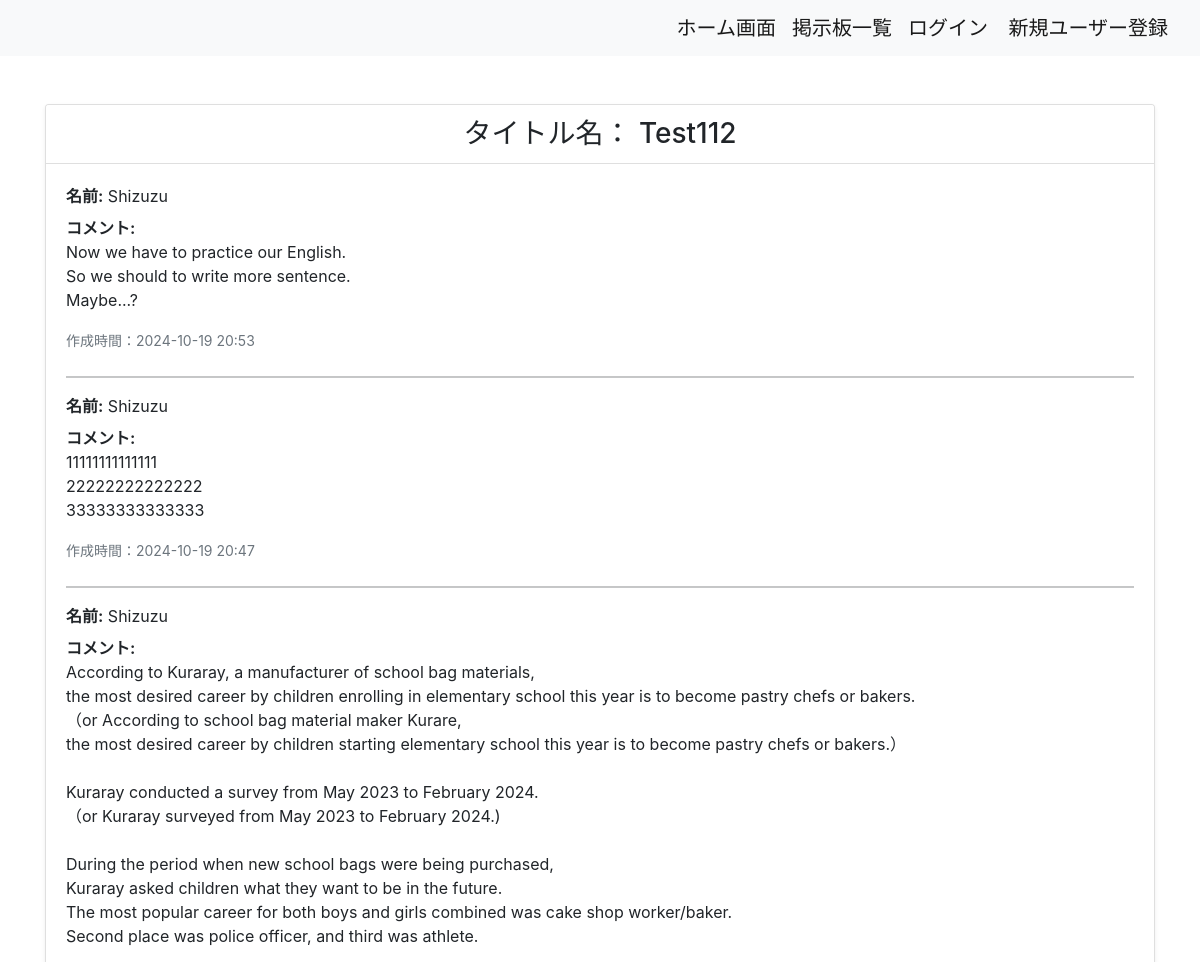
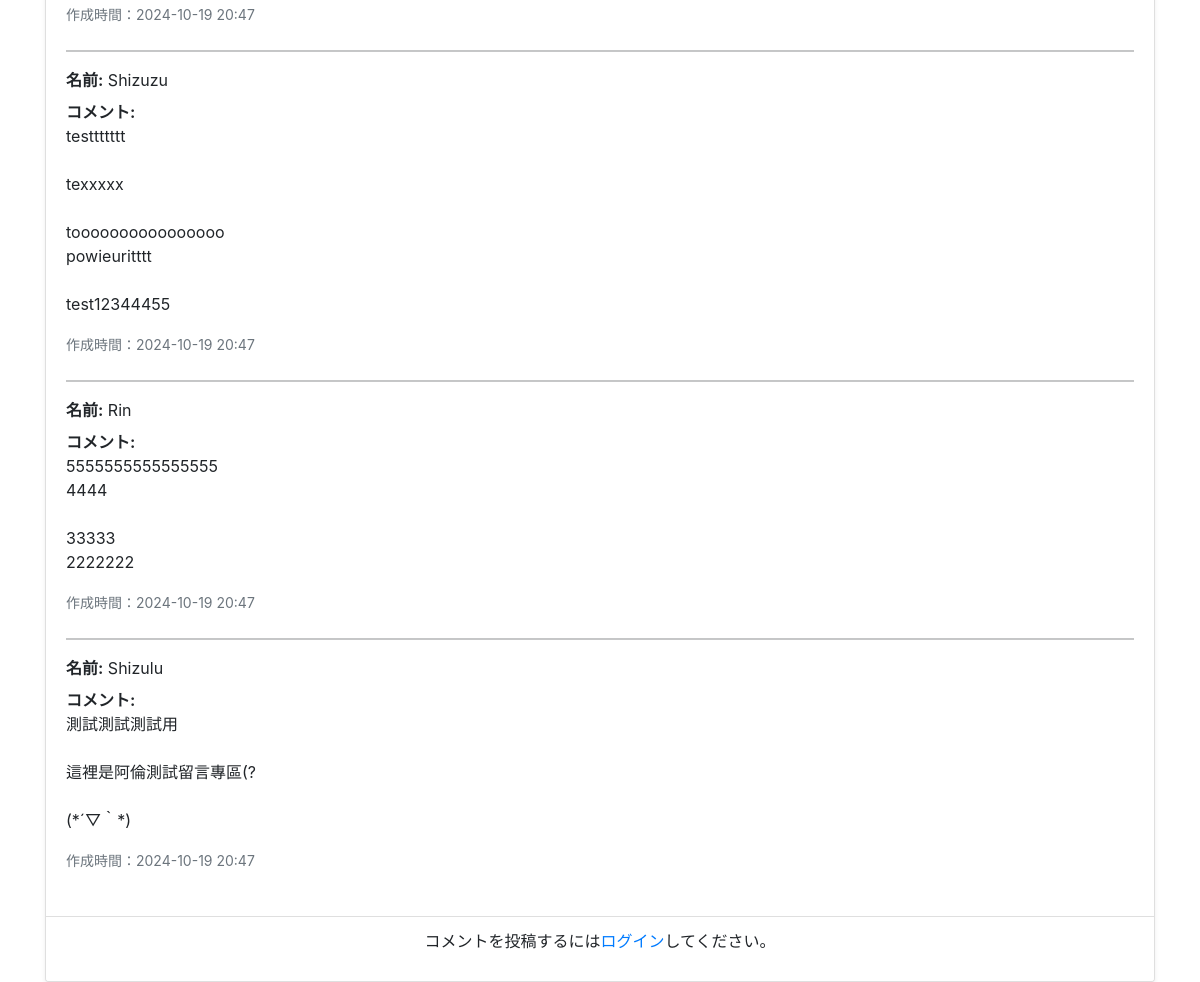
The app's page /boards/theme/2 with its own data (2 pictures, top to bottom).
### boards/models.py (models this page shows)
class Themes(models.Model):
    title = models.CharField(max_length=255)
    user = models.ForeignKey(
        'accounts.Users', on_delete=models.CASCADE
    )
    created_at = models.DateTimeField(auto_now_add=True)
    objects = ThemeManager()
    class Meta:
        db_table = 'themes'

class Comments(models.Model):
    comment = models.CharField(max_length=1000)
    user = models.ForeignKey(
        'accounts.Users', on_delete=models.CASCADE
    )
    theme = models.ForeignKey(
        'Themes', on_delete=models.CASCADE
    )
    created_at = models.DateTimeField(auto_now_add=True)
    objects = CommentManager()
    class Meta:
        db_table = 'comments'
        ordering = ['-created_at']

### accounts/models.py (models this page shows, shortened)
class Users(AbstractBaseUser, PermissionsMixin):
    usname = models.CharField(max_length=100)
    email = models.EmailField(max_length=200, unique=True)
    is_active = models.BooleanField(default=True)
    is_staff = models.BooleanField(default=False)
    picture = models.FileField(null=True, upload_to='picture/')
    USERNAME_FIELD = 'email'
    REQUIRED_FIELDS = ['usname']
    objects = UserManager()
    class Meta:
        db_table = 'users'

### boards/views.py (the view)
# urls.py: path('theme/<int:theme_id>', views.view_comments, name='view_comments'),
def view_comments(request, theme_id):
    theme = get_object_or_404(Themes, id=theme_id)
    comments = Comments.objects.fetch_by_theme_id(theme_id).order_by('-created_at')
    paginator = Paginator(comments, 10)  # 每頁顯示10條評論
    page_number = request.GET.get('page')
    comments = paginator.get_page(page_number)
    post_comment_form = forms.PostCommentForm()
    return render(
        request, 'boards/post_comments.html', context={
            'post_comment_form': post_comment_form,
            'theme': theme,
            'comments': comments,
        }
    )

### boards/models.py (called while the page is built)
    def fetch_by_theme_id(self, theme_id):
        return self.filter(theme_id=theme_id).order_by('id').all()

### templates/boards/post_comments.html (shortened to what this page needs)
{% extends 'base.html' %}
{% block content %}
<div class="container mt-5">
    <div class="card shadow-sm">
        <div class="card-header bg-white">
            <h3 class="mb-0 text-center">タイトル名： {{ theme.title }}</h3>
        </div>
        <div class="card-body">
            {% for comment in comments %}
                <div class="comment-item mb-4">
                    <div class="comment-header mb-2">
                        <strong style="font-size: 16px;">名前:</strong>
                        <span style="font-size: 16px;">{{ comment.user.usname }}<span>
                    </div>
                    <div class="comment-content">
                        <strong style="font-size: 16px;">コメント:</strong>
                        <p class="comment-text" style="font-size: 16px;"> {{ comment.comment|linebreaksbr }}</p>
                    </div>
                    <div class="comment-meta">
                        <small style="font-size: 14px;" class="text-muted">作成時間：{{ comment.created_at|date:"Y-m-d H:i" }}</small>
                    </div>
                </div>
                {% if not forloop.last %}<hr>{% endif %}
            {% empty %}
                <p class="text-muted text-center">まだコメントがありません。</p>
            {% endfor %}
        </div>
        {% if user.is_authenticated %}
            <div class="card-footer bg-white">
                <form method="POST" action="{% url 'boards:post_comment' theme.id %}">
                    {% csrf_token %}
                    {{ post_comment_form }}
                    <button type="submit" class="btn btn-primary">コメント送信</button>
                    <a href="{% url 'boards:list_themes' %}" class="btn btn-secondary">戻る</a>
                </form>
            </div>
        {% else %}
            <div class="card-footer bg-white text-center">
                <p>コメントを投稿するには<a href="{% url 'accounts:us_login' %}">ログイン</a>してください。</p>
            </div>
        {% endif %}
    </div>
</div>
{% endblock %}

### templates/base.html (style rules this page uses)
.card { box-shadow: 0 0.5rem 1rem rgba(0, 0, 0, 0.15); }

### records on screen
Themes: title "Test112"
Comments: user.usname "Shizuzu", comment "Now we have to practice our English. So we should to write more sentence. Maybe...?", created_at "2024-10-19 20:53"
Comments: user.usname "Shizuzu", comment "11111111111111 22222222222222 33333333333333", created_at "2024-10-19 20:47"
Comments: user.usname "Shizuzu", comment "According to Kuraray, a manufacturer of school bag materials, the most desired career by children enrolling in elementary school this year is to become pastry chefs or bakers. （or According to school bag material maker Kurare, the most desired career by children starting elementary school this year is to become pastry chefs or bakers.） Kuraray conducted a survey from May 2023 to February 2024. （or Kuraray surveyed from May 2023 to February 2024.) During the period when new school bags were being purchased, Kuraray asked children what they want to be in the future. The most popular career for both boys and girls combined was cake shop worker/baker. Second place was police officer, and third…", created_at "2024-10-19 20:47"
Comments: user.usname "Shizuzu", comment "testtttttt texxxxx toooooooooooooooo powieuritttt test12344455", created_at "2024-10-19 20:47"
Comments: user.usname "Rin", comment "5555555555555555 4444 33333 2222222", created_at "2024-10-19 20:47"
Comments: user.usname "Shizulu", comment "測試測試測試用 這裡是阿倫測試留言專區(? (*´▽｀*)", created_at "2024-10-19 20:47"
